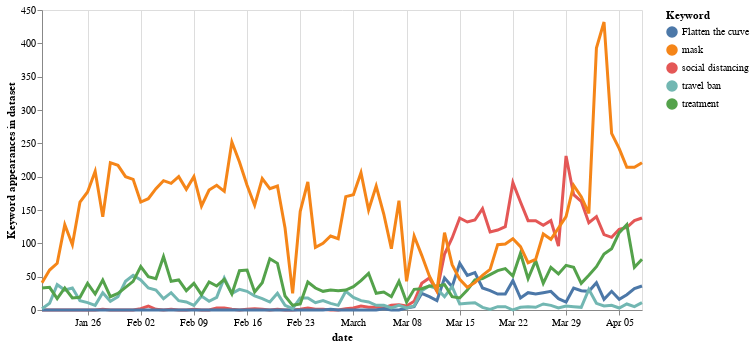

Notebook cell for this chart:
### Code cell
highlight = alt.selection(type='single', on='mouseover',
                          fields=['Keyword'], nearest=True)

base = alt.Chart(Third_Group).encode(
    x='date:T',
    y=alt.Y('Keyword appearances:Q',title = 'Keyword appearances in dataset',axis=alt.Axis(grid=False)),
    color='Keyword:N',
    tooltip=['Keyword', 'Keyword appearances']
)

points = base.mark_circle().encode(
    opacity=alt.value(0),
).add_selection(
    highlight
).properties(
    width=600
)

lines = base.mark_line().encode(
    size=alt.condition(~highlight, alt.value(1), alt.value(3))
)

points + lines

### Figure 1 — Vega-Lite specification as saved in the notebook (floating-point values rounded to 4 significant figures; data arrays with more than 128 entries replaced by an {"elided": "..."} marker saying what was removed)
{"config": {"view": {"continuousWidth": 400, "continuousHeight": 300}}, "layer": [{"mark": "circle", "encoding": {"color": {"type": "nominal", "field": "Keyword"}, "opacity": {"value": 0}, "tooltip": [{"type": "nominal", "field": "Keyword"}, {"type": "quantitative", "field": "Keyword appearances"}], "x": {"type": "temporal", "field": "date"}, "y": {"type": "quantitative", "axis": {"grid": false}, "field": "Keyword appearances", "title": "Keyword appearances in dataset"}}, "selection": {"selector015": {"type": "single", "on": "mouseover", "fields": ["Keyword"], "nearest": true}}, "width": 600}, {"mark": "line", "encoding": {"color": {"type": "nominal", "field": "Keyword"}, "size": {"condition": {"value": 1, "selection": {"not": "selector015"}}, "value": 3}, "tooltip": [{"type": "nominal", "field": "Keyword"}, {"type": "quantitative", "field": "Keyword appearances"}], "x": {"type": "temporal", "field": "date"}, "y": {"type": "quantitative", "axis": {"grid": false}, "field": "Keyword appearances", "title": "Keyword appearances in dataset"}}}], "data": {"name": "data-cf0d3602d97339a779ab34bb4f24b174"}, "$schema": "https://vega.github.io/schema/vega-lite/v4.8.1.json", "datasets": {"data-cf0d3602d97339a779ab34bb4f24b174": {"elided": "400 records"}}}
